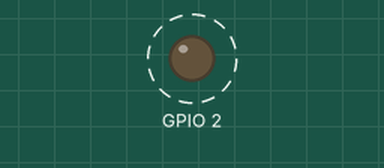
A program run on a simulated ESP8266 board running MicroPython. On the bench: output pins drawn as LEDs (lit = HIGH). Dashed ring = blinking. What the program prints to the serial console is not drawn.

Above: at 0.05 s.
Timing chart, 0 to 3.0 s (numbered marks = the images above):
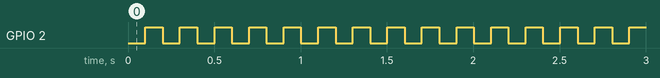

Measured:
- by itself, GPIO 2: alternates HIGH for 0.10 s and LOW for 0.10 s

The program:

Led.py
```python
#Led.py
# led an D5 Port D5= GPIO14 über 220 Ohm gegen GND geschaltet
from machine import Pin
from time import sleep

class Led:
    def __init__(self,pin=14,value=0):
        print(" LED = GPIO{}".format(pin))
        self.led= Pin(pin,Pin.OUT,value=value)
        self.ist_aus=True
    def __call__(self, x): # class ist callable ( wie eine funktion)
        if x:
            self.an()
        else:
            self.aus()
    def an(self):
        self.led(1)  # auch Pin ist callable
        self.ist_aus=False
    def aus(self):
        self.led(0)
        self.ist_aus=True
    def toggle(self):
        if self.ist_aus:
            self(1)   # class ist callable ( wie eine funktion)
        else:
            self(0)

if __name__ =='__main__':
    led1=Led(2)  # 2 = eingebaute led
    while True:
        sleep(.1)
        led1.toggle()
```
